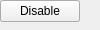
<?xml version="1.0" encoding="UTF-8"?>
<ui version="4.0">
<class>tt_panel_systems_ui</class>
<widget class="QWidget" name="tt_panel_systems_ui">

	<widget class="QFrame" name="imu_frame">
		<widget class="QLabel" name="imu_label">
	        <property name="text"><string>IMU</string></property>
	    </widget>

		<widget class="QWidget" name="imu_status_widget">
			<widget class="QLabel" name="imu_status_label">
		        <property name="text"><string>Status:</string></property>
		    </widget>
		    <widget class="QLabel" name="imu_status_value">
		        <property name="text"><string>Degraded</string></property>
		    </widget>
		</widget>
		<widget class="QWidget" name="imu_rate_widget">
			<widget class="QLabel" name="imu_rate_label">
		        <property name="text"><string>Frequency:</string></property>
		    </widget>
		    <widget class="QLabel" name="imu_rate_value">
		        <property name="text"><string>N/A</string></property>
		    </widget>
		</widget>
		<widget class="QWidget" name="imu_message_widget">
			<widget class="QLabel" name="imu_message_label">
		        <property name="text"><string>Last Message:</string></property>
		    </widget>
			<widget class="QWidget" name="imu_yaw_widget">
				<widget class="QLabel" name="imu_yaw_label">
			        <property name="text"><string>Yaw:</string></property>
			    </widget>
			    <widget class="QLabel" name="imu_yaw_value">
			        <property name="text"><string>N/A</string></property>
			    </widget>
			    <!-- TODO - Add the other fields here -->
			</widget>
			<widget class="QPushButton" name="imu_message_button">
		        <property name="text"><string>Pause Feed</string></property>
		    </widget>
		</widget>
		<widget class="QPushButton" name="imu_control_button">
	        <property name="text"><string>Disable</string></property>
	    </widget>
	</widget>

</widget>
<resources/>
<connections/>
</ui>
